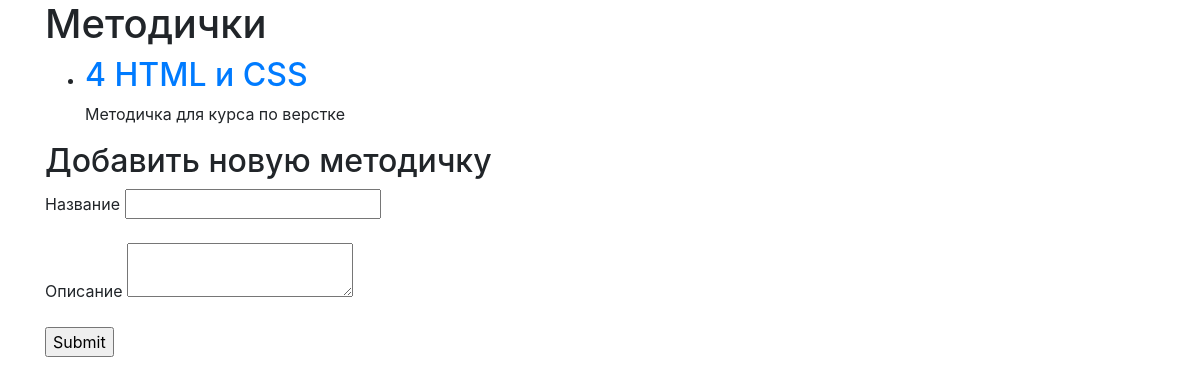
Page /panel/manuals.php on the earlier database version.
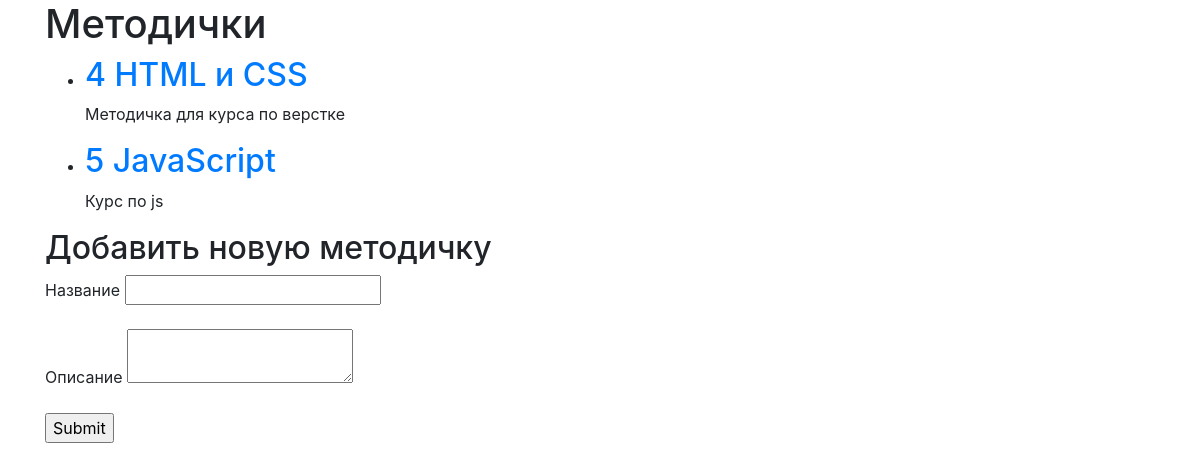
Same page on the later database version.
### tables this page shows
CREATE TABLE `manuals` (
  `manual_id` int(11) NOT NULL,
  `name` varchar(255) NOT NULL,
  `description` text NOT NULL
);

### panel/manuals.php (called while the page is built, shortened)
<?php
include ("../config/db.php");
include ('../parts/head.php');
include ('../parts/manuals.php');
include ('../parts/add_manual.php');
include ('../parts/footer.php');

### parts/manuals.php (the view)
<?php
$query = "SELECT manual_id as id, name, description FROM manuals";
$result = mysqli_query($link, $query);
$manuals = mysqli_fetch_all($result, MYSQLI_ASSOC);
echo '<h1>Методички</h1>';
echo '<ul>';
foreach ($manuals as $manual) {
    echo
    '<li>
        <h2><a href="/panel/manual.php?id='.$manual['id'].'">'.$manual['id'].' '.$manual['name'].'</a></h2>
        <p>'.$manual['description'].'</p>
    </li>';
}
echo '</ul>';
?>

Differences in the rows shown:
added manuals: manual_id "5", name "JavaScript", description "Курс по js"
